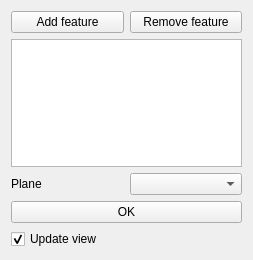
<?xml version="1.0" encoding="UTF-8"?>
<ui version="4.0">
 <class>PartDesignGui::TaskMirroredParameters</class>
 <widget class="QWidget" name="PartDesignGui::TaskMirroredParameters">
  <property name="geometry">
   <rect>
    <x>0</x>
    <y>0</y>
    <width>253</width>
    <height>260</height>
   </rect>
  </property>
  <property name="windowTitle">
   <string>Form</string>
  </property>
  <layout class="QVBoxLayout" name="verticalLayout">
   <item>
    <layout class="QHBoxLayout" name="horizontalLayout_2">
     <item>
      <widget class="QPushButton" name="buttonAddFeature">
       <property name="text">
        <string>Add feature</string>
       </property>
       <property name="checkable">
        <bool>true</bool>
       </property>
      </widget>
     </item>
     <item>
      <widget class="QPushButton" name="buttonRemoveFeature">
       <property name="text">
        <string>Remove feature</string>
       </property>
       <property name="checkable">
        <bool>true</bool>
       </property>
      </widget>
     </item>
    </layout>
   </item>
   <item>
    <widget class="QListWidget" name="listWidgetFeatures"/>
   </item>
   <item>
    <layout class="QHBoxLayout" name="horizontalLayout">
     <item>
      <widget class="QLabel" name="labelPlane">
       <property name="text">
        <string>Plane</string>
       </property>
      </widget>
     </item>
     <item>
      <widget class="QComboBox" name="comboPlane"/>
     </item>
    </layout>
   </item>
   <item>
    <layout class="QHBoxLayout" name="horizontalLayout_3">
     <item>
      <widget class="QPushButton" name="buttonOK">
       <property name="text">
        <string>OK</string>
       </property>
      </widget>
     </item>
    </layout>
   </item>
   <item>
    <widget class="QCheckBox" name="checkBoxUpdateView">
     <property name="text">
      <string>Update view</string>
     </property>
     <property name="checked">
      <bool>true</bool>
     </property>
    </widget>
   </item>
   <item>
    <spacer name="verticalSpacer">
     <property name="orientation">
      <enum>Qt::Vertical</enum>
     </property>
     <property name="sizeHint" stdset="0">
      <size>
       <width>20</width>
       <height>40</height>
      </size>
     </property>
    </spacer>
   </item>
  </layout>
 </widget>
 <resources/>
 <connections/>
</ui>
